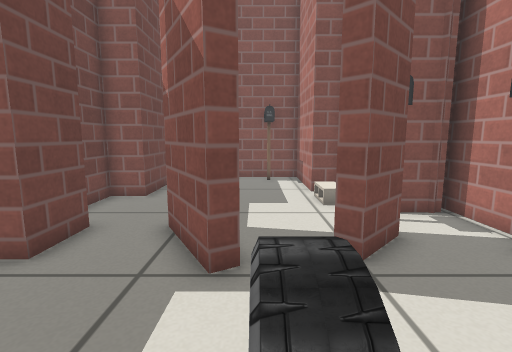
View 1 (above)

12 first-person views from a walk through a Gazebo world. The camera is 0.59 m above the floor, tilts 8° down and sees 85° across. Floor lines are 1 m apart. The floor is counted in squares, 0.25 m on a side. Each view is taken from the middle of a square. On the plan, view 1 faces up. The plan holds only what a view shows up to about 18 squares ahead; the rest is blank. The robots in the file are not drawn. Simple patterns stand in for the simulator's built-in surfaces.

View 2
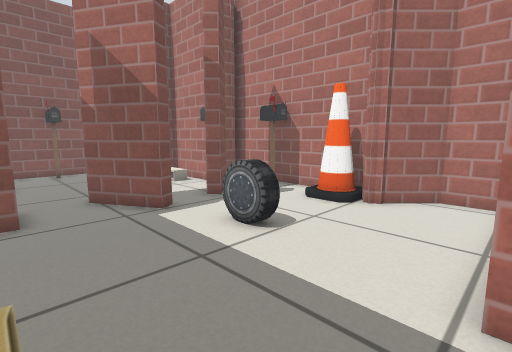

View 3
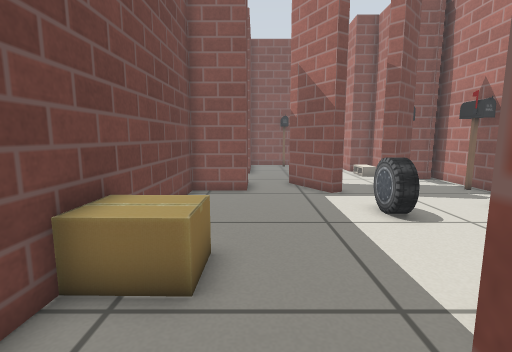

View 4
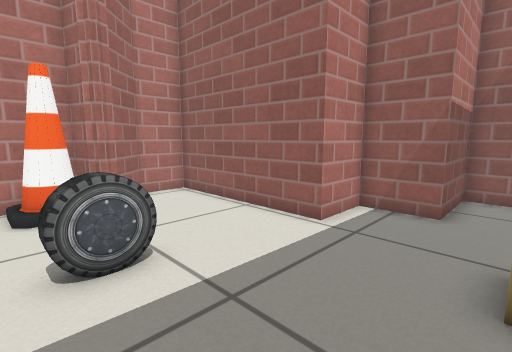

View 5
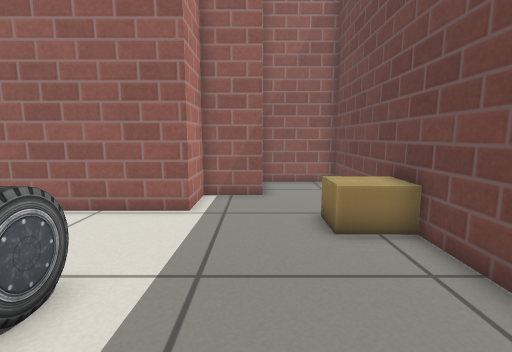

View 6
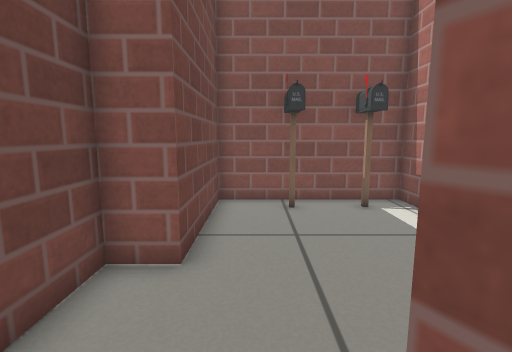

View 7
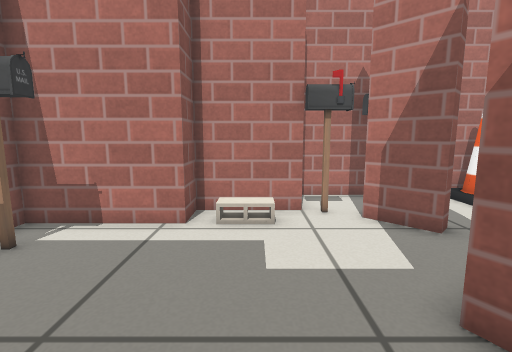

View 8
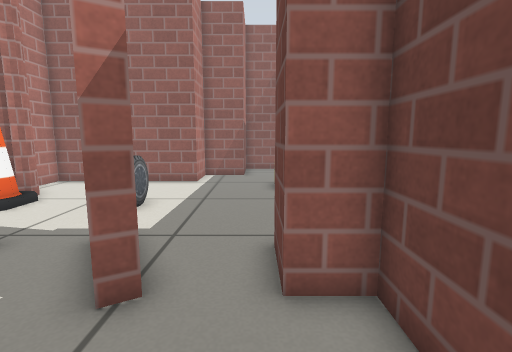

View 9
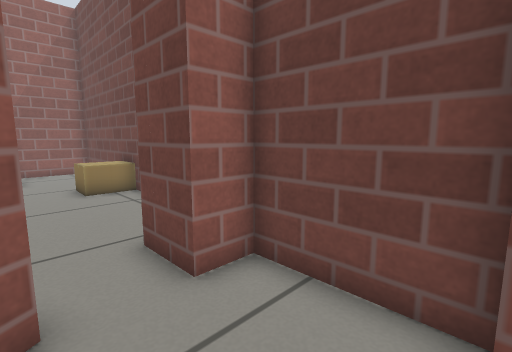

View 10
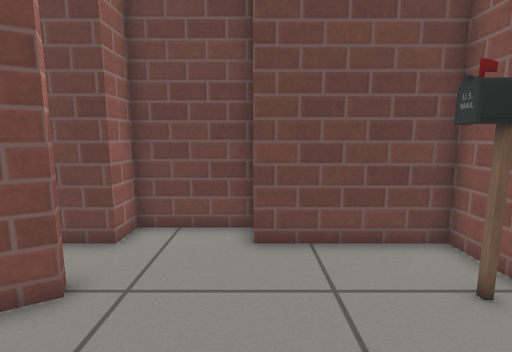

View 11
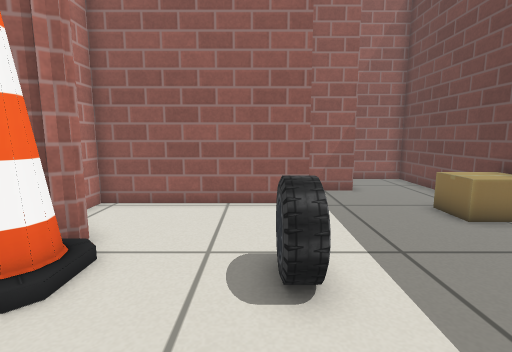

View 12
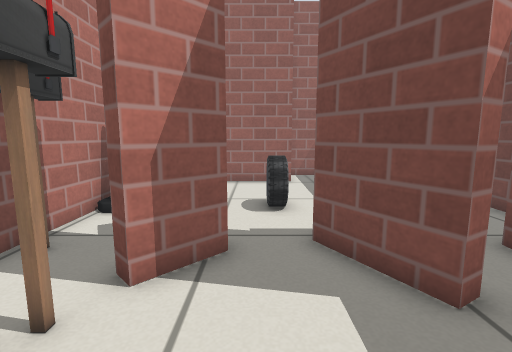

### Floor plan
Points are (right, up) in squares from view 1. A wall is a line through its corners. A room is listed if a view was taken in it or the views show most of it. See-through windows are left out.
Room 1 (views 1, 2, 3, 4, 5, 6, 7, 8, 9, 10, 11, 12)
walls: (-0.8, 4.5) (-2.3, 7.2) (-1.8, 7.4) (-0.3, 4.8) (-0.8, 4.5); (1.6, 5.5) (3, 6.9) (3.4, 6.4) (2, 5) (1.6, 5.5); (3.8, 8.5) (3.8, 11.9) (2.4, 11.9) (2.4, 16.3) (-4.4, 16.3) (-4.4, 10.9) (-5.8, 10.9) (-5.8, 7.1) (-4.4, 7.1) (-4.4, 5.1) (-6.8, 5.1) (-7.1, -9.5) (-3.3, -9.5) (-3.3, -6.1) (-0.9, -6.1) (-0.9, -3.7) (6.5, -3.7) (6.5, -1.8) (4.7, 0.1); (4.8, 0.3) (6.2, 0.6) (6.2, 9.1); (5, -0.4) (4.8, 0.1) (5.2, 0.5); (5.9, 8.5) (4.5, 8.5)
objects: cardboard box (-6, -3) to (-5, -2); postbox (-2, 15) to (-2, 16); car (0, 1) to (0, 2); postbox (1, 15) to (1, 16); postbox (4, 7) to (4, 8); cone (5, 1) to (5, 2); postbox (5, 5) to (6, 6)

Where each view was taken, in squares from view 1:
view 1: 0 up, 0 right, facing up
view 2: 4 down, 5 left, facing up-right
view 3: 7 down, 4 left, facing up
view 4: 3 up, 5 left, facing down-right
view 5: 5 up, 3 left, facing down
view 6: 6 up, 3 left, facing up
view 7: 10 up, 5 left, facing right
view 8: 11 up, 4 left, facing down
view 9: 11 up, 2 left, facing down-left
view 10: 11 up, 3 right, facing left
view 11: 6 up, 1 right, facing down
view 12: 11 up, 1 right, facing down
